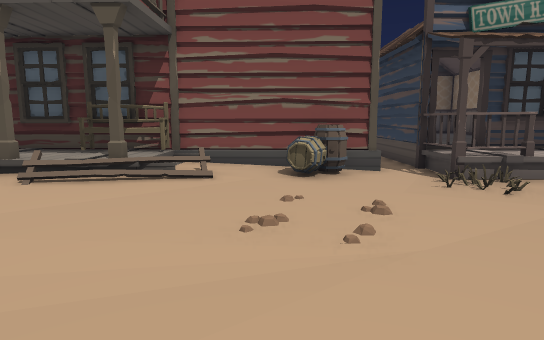
View 1 (above)

24 first-person views from a walk through a Unity game level. The camera is 1.2 m above the floor, tilts 8° down and sees 75° across. Doors are open. The floor is counted in squares, 1 m on a side. Each view is taken from the middle of a square. On the plan, view 1 faces up. The plan holds only what a view shows up to about 14 squares ahead; the rest is blank. The place goes on beyond the plan. Some surface patterns are stand-ins.

View 2
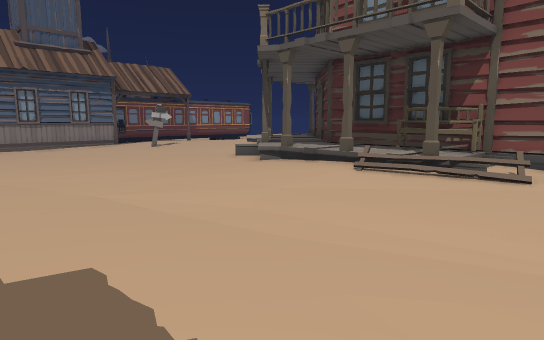

View 3
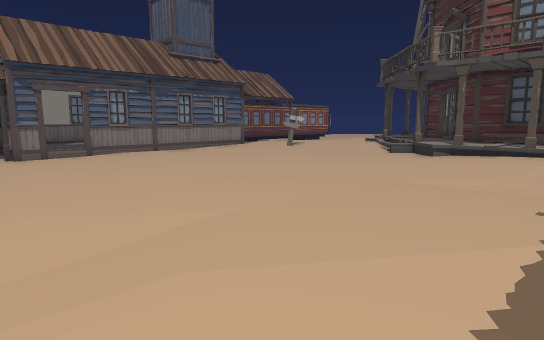

View 4
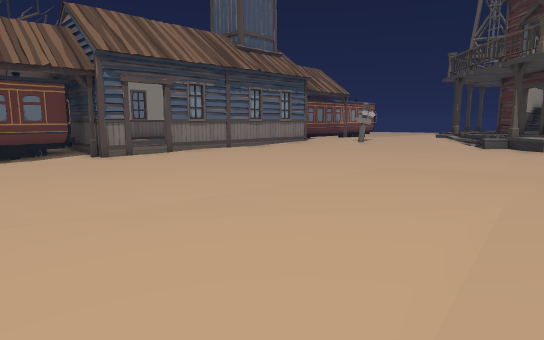

View 5
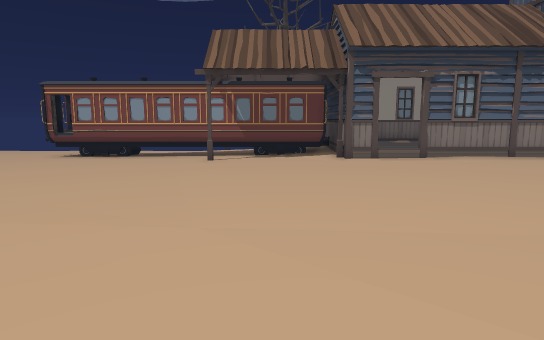

View 6
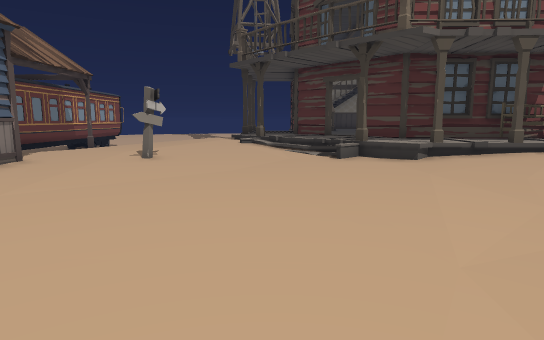

View 7
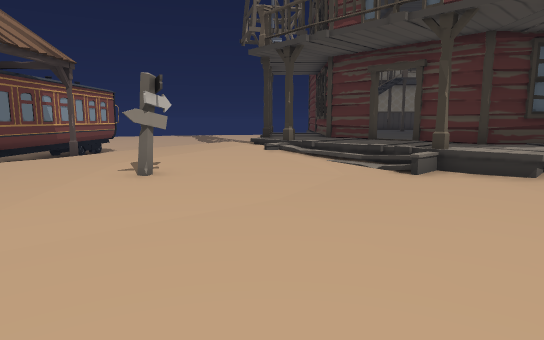

View 8
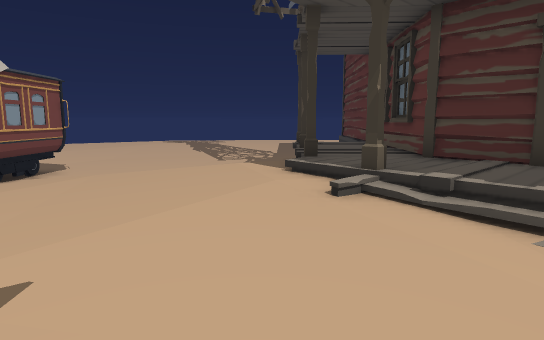

View 9
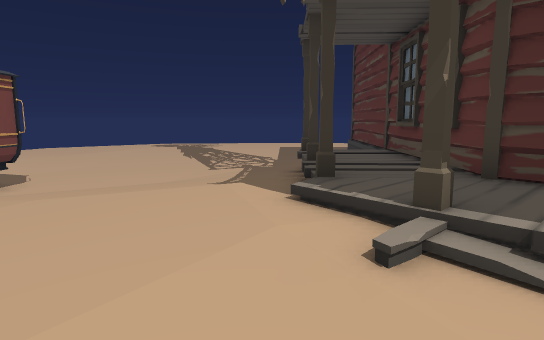

View 10
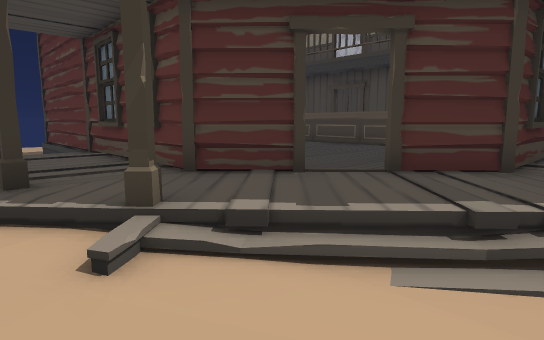

View 11
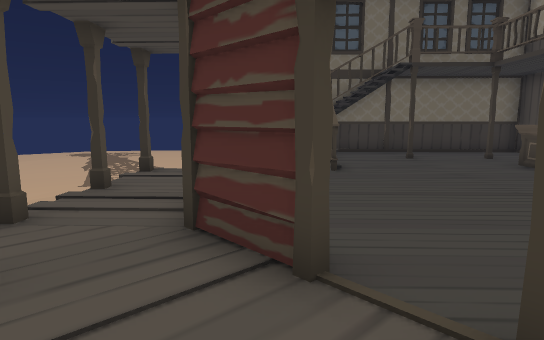

View 12
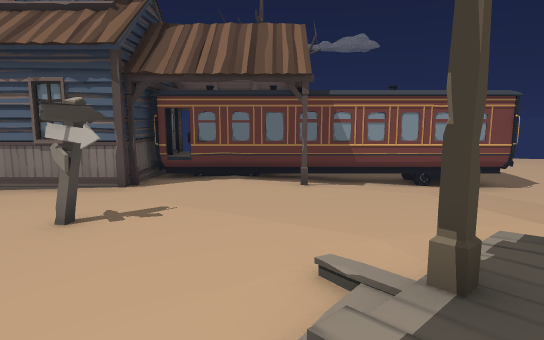

View 13
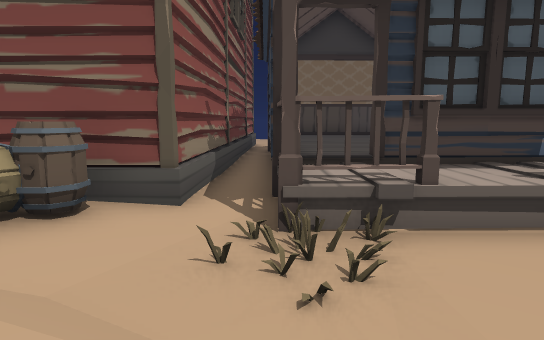

View 14
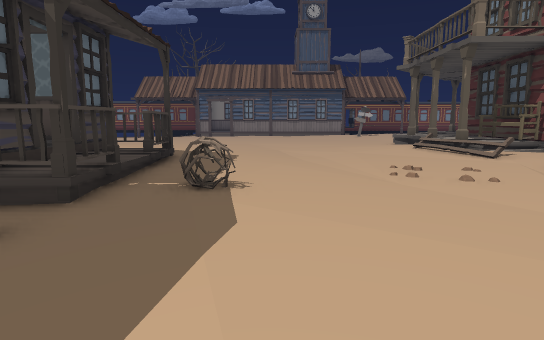

View 15
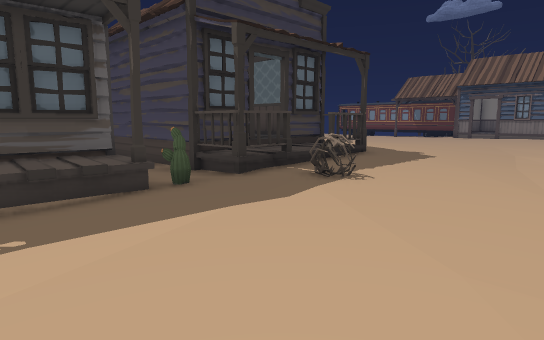

View 16
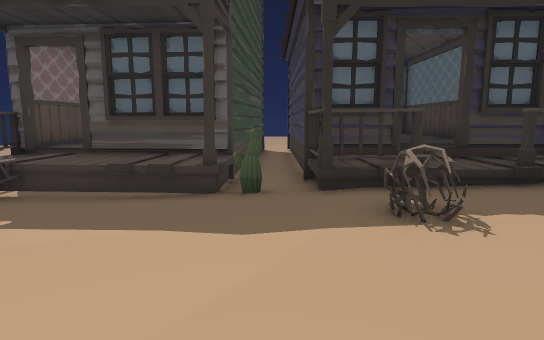

View 17
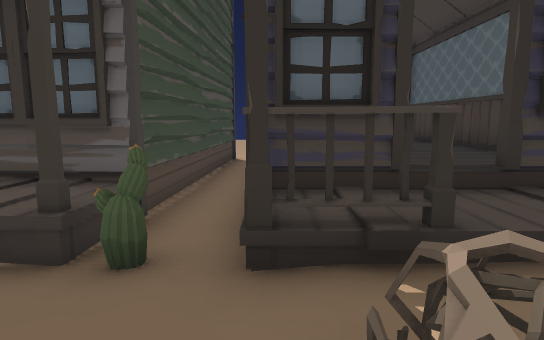

View 18
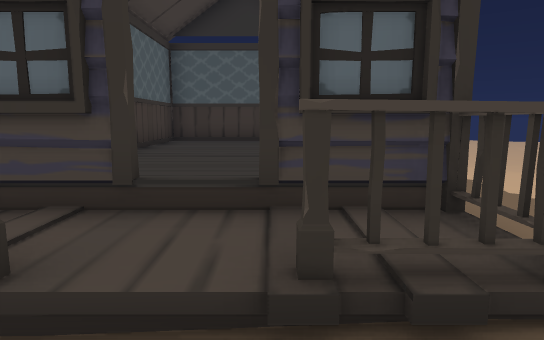

View 19
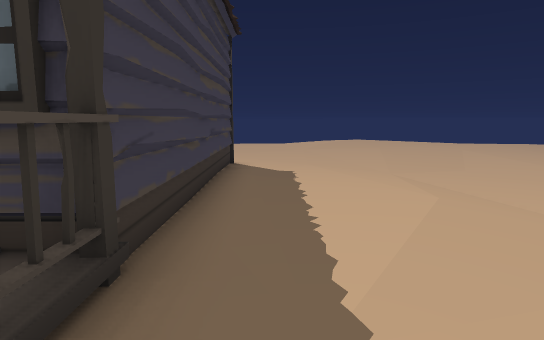

View 20
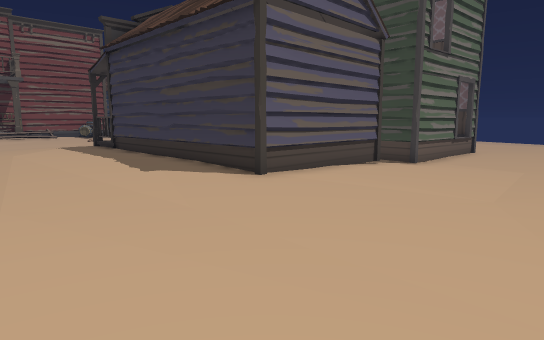

View 21
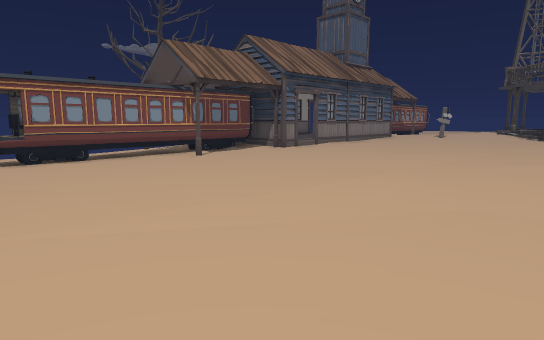

View 22
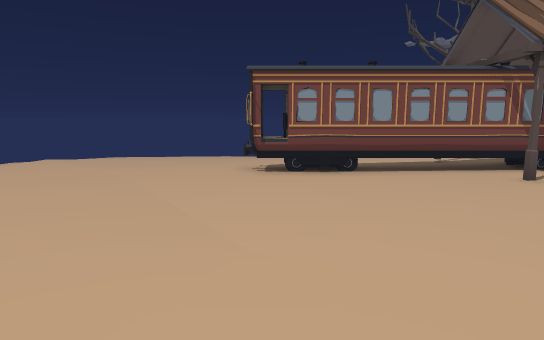

View 23
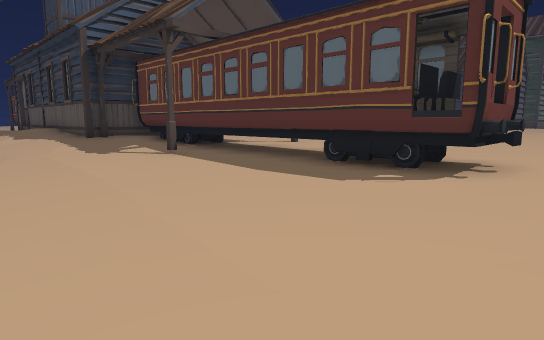

View 24
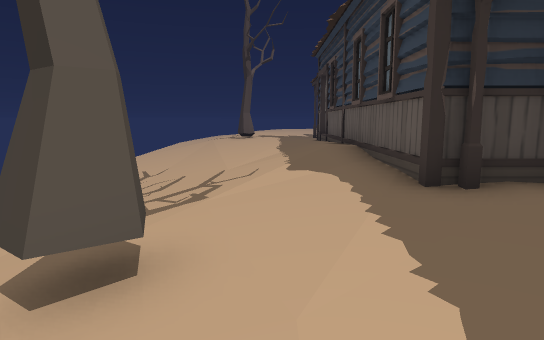

### Floor plan
Key: @ floor where view 1 was taken; # wall or solid block; x gap in a wall; . main floor; : floor 0.25 m higher than the main floor; - floor 0.25 m lower than the main floor; + floor 0.5 m higher than the main floor; _ floor 0.5 m lower than the main floor; * floor 0.75 m higher than the main floor; / step, stairs or slope; D open door; = window, fence, low wall or low ledge; ^ raised ledge; B bench; A barrel; T thing the floor can be seen under or through; C cactus; R tree; O other object.
Columns run from 28 left of view 1 to 8 right of it. Each row starts with its distance up from view 1.
 23         .....    #
 22      ......--... #     #####
 21      ..-------.. #     #***
 20     ...-------.. #  ### ***
 19     ..-------... #  #****^
 18      --------..#/#  #****^     #x####
 17       DD---...:**# ******^     #^^^^
 16       ##--///::**# ******^     #^^^^
 15        #..////:#*# ******^     #^^^^
 14        #..:::++**# ******^     #^^^^
 13        #.:::+++#*##******      #^^^
 12        #.:::+++/* DD***        #^^^
 11        #:#::+++/#*DD#          #^^^
 10        #::::+++++**###         ##D^^^
  9        #::::+++::/**#####B#######^^^^
  8       ##::::::::::/#****BB+:AAA:#.^^
  7       DD:::::::::://*#/#*///:A:.....
  6      #####:::::::::::::+//::::::.::
  5 ...:D    #:::::::::::::::::://:::
  4 -..:D    #:::::::::::::::::://::::: :
  3 -..:#    #::::::::::::::....:/::::::
  2 -../#    #::::::::::.......::::::::::
  1 -../#    #.::::::::.....:::::::::::::
  0 -///#    #...:::.....:::::::@::::::..
 -1 -//:#    #:.......::::::::::::::::...
 -2 -//:#   +D........:::::::+##=O##CC.^.
 -3 -//.#   +D........::::::++##DD###^^^^
 -4 -//.#    #........:::::+++###*####^^D
 -5 -//.##DD##........::::++++#****# ^
 -6 RR....##..........::::/+++#****# ^
 -7 R--...#T...........::::+++#****# ^
 -8  /-...TT.............::::+#****# ^
 -9  /--#.TT.#............::::#****# ^
-10  _---.TT...............:::#  **# ^
-11  _---.TT................::#######^
-12  _----TT.........:.......::::::.#DD#D
-13 __----TT........::........:::::......
-14 __----#T........::::::.....:........:
-15 __---.DD.......::::::::............::
-16  _---.##......::::::: :::........
-17 _ ---........::: ::: : :::

Where each view was taken, in squares from view 1:
view 1: 0 up, 0 right, facing up
view 2: 1 down, 0 right, facing up-left
view 3: 7 down, 3 left, facing up-left
view 4: 9 down, 6 left, facing up-left
view 5: 7 down, 7 left, facing left
view 6: 3 down, 12 left, facing up
view 7: 0 up, 13 left, facing up
view 8: 6 up, 14 left, facing up
view 9: 8 up, 14 left, facing up
view 10: 8 up, 14 left, facing up-right
view 11: 9 up, 10 left, facing up
view 12: 10 up, 10 left, facing left
view 13: 4 up, 4 right, facing up
view 14: 1 up, 8 right, facing left
view 15: 4 up, 8 right, facing down-left
view 16: 4 up, 4 right, facing down
view 17: 1 up, 3 right, facing down
view 18: 0 up, 0 right, facing down
view 19: 1 down, 3 left, facing down
view 20: 17 down, 7 left, facing up-right
view 21: 17 down, 7 left, facing up-left
view 22: 15 down, 11 left, facing left
view 23: 17 down, 28 left, facing up-right
view 24: 9 down, 26 left, facing up
